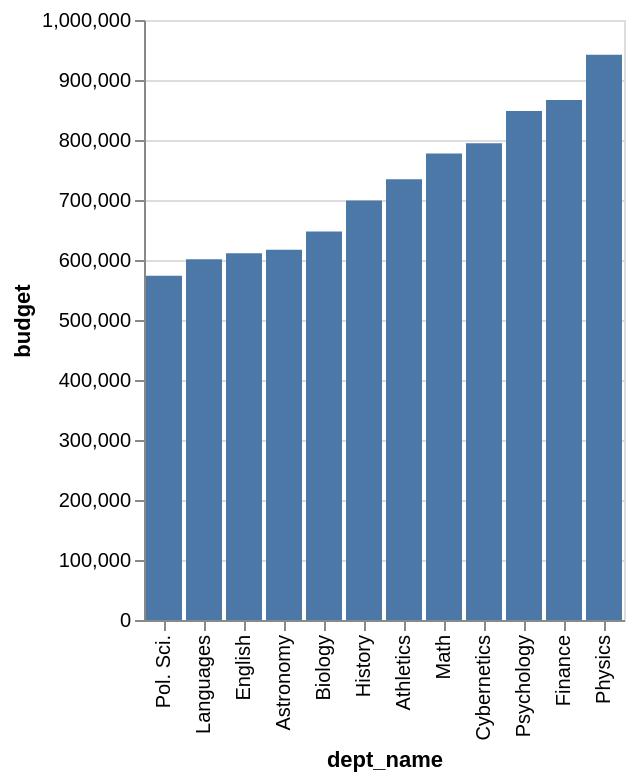

Describe this chart as a Vega-Lite specification.
### Vega-Lite specification from a JSON file in a GitHub repository (floating-point values rounded to 4 significant figures)
{"data": {"values": [{"x_data": "Pol. Sci.", "y_data": 573700.0}, {"x_data": "Languages", "y_data": 601300.0}, {"x_data": "English", "y_data": 611000.0}, {"x_data": "Astronomy", "y_data": 617300.0}, {"x_data": "Biology", "y_data": 647600.0}, {"x_data": "History", "y_data": 699100.0}, {"x_data": "Athletics", "y_data": 734600.0}, {"x_data": "Math", "y_data": 777600.0}, {"x_data": "Cybernetics", "y_data": 794500.0}, {"x_data": "Psychology", "y_data": 848200.0}, {"x_data": "Finance", "y_data": 866800.0}, {"x_data": "Physics", "y_data": 942200.0}]}, "mark": "bar", "encoding": {"x": {"field": "x_data", "type": "nominal", "title": "dept_name", "sort": {"op": "sum", "field": "y_data", "order": "ascending"}}, "y": {"field": "y_data", "type": "quantitative", "title": "budget"}}}
